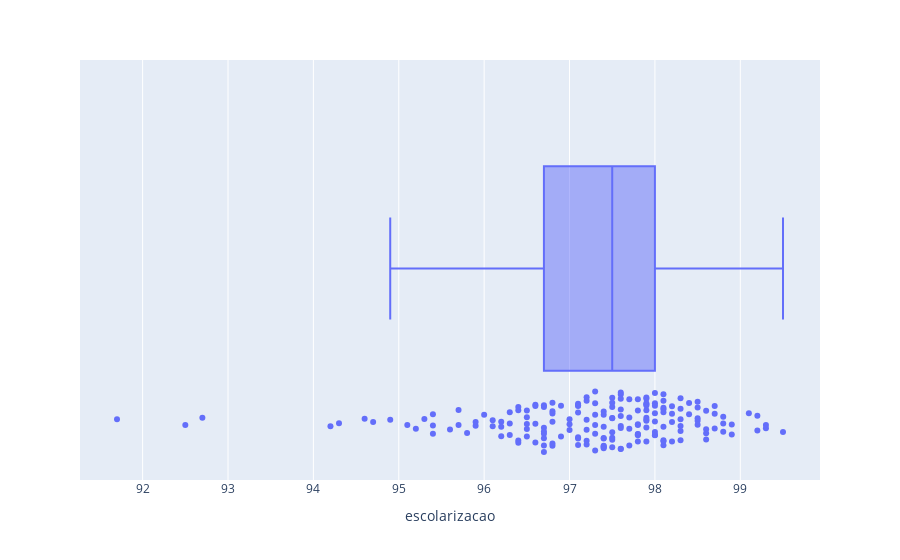

The cell this chart's notebook holds for it:
### Code cell
#  Boxplot da variável escolarização

px.box(df, x = 'escolarizacao', points = 'all')

### Figure 1 — Plotly figure (JSON) as saved in the notebook; plotly's stock layout.template omitted (floating-point values rounded to 4 significant figures; data arrays with more than 128 entries replaced by an {"elided": "..."} marker saying what was removed)
{"data": [{"alignmentgroup": "True", "boxpoints": "all", "hovertemplate": "escolarizacao=%{x}<extra></extra>", "legendgroup": "", "marker": {"color": "#636efa"}, "name": "", "notched": false, "offsetgroup": "", "orientation": "h", "showlegend": false, "type": "box", "x": {"elided": "182 float values"}, "x0": " ", "xaxis": "x", "y0": " ", "yaxis": "y"}], "layout": {"boxmode": "group", "legend": {"tracegroupgap": 0}, "margin": {"t": 60}, "xaxis": {"anchor": "y", "domain": [0, 1], "title": {"text": "escolarizacao"}}, "yaxis": {"anchor": "x", "domain": [0, 1]}}}
